Frame 1 (no input): blank canvas, image omitted
Frame 60 (no input): blank canvas, image omitted
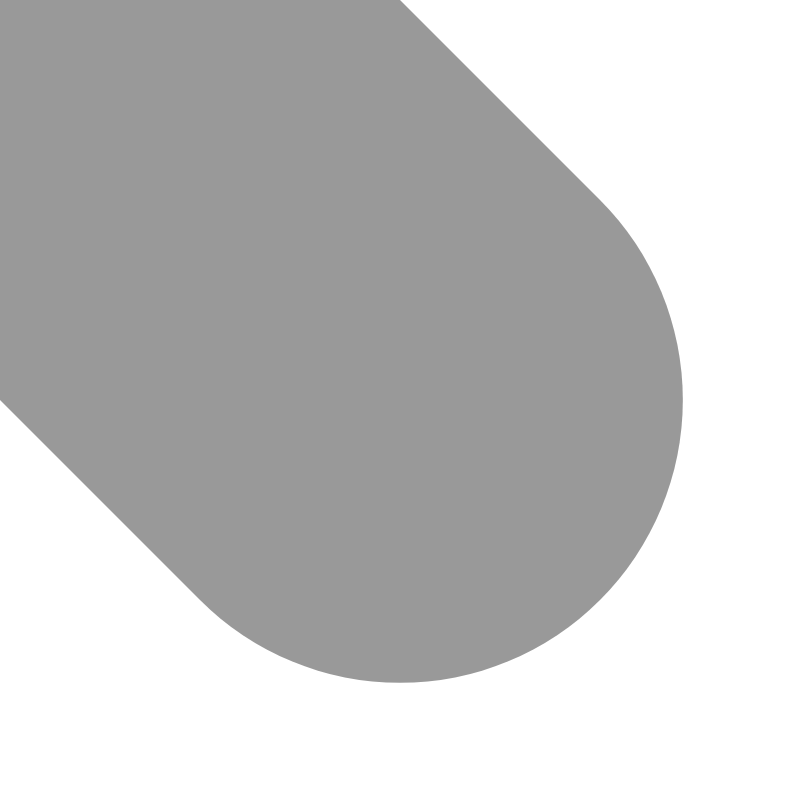
Frame 120 (the mouse pressed at the canvas centre since frame 60)

The p5.js sketch whose frames 1 and 60 were blank and that drew this single picture after the mouse press (run headless with seeded random() and noise() and a simulated clock; from frame 60 on, the mouse is pressed at the canvas centre):

// p5.js sketch
// ── sketch.js
function setup() {
    createCanvas(800, 800);
    background(255);
    strokeWeight(4);
    smooth();
    noStroke();
    stroke(0, 102);
}

function draw() {
    // background(0);
    // ellipse(mouseX, mouseY, 9, 9);
    let weight = dist(mouseX, mouseY, pmouseX, pmouseY);
    strokeWeight(weight);
    line(mouseX, mouseY, pmouseX, pmouseY);
}
